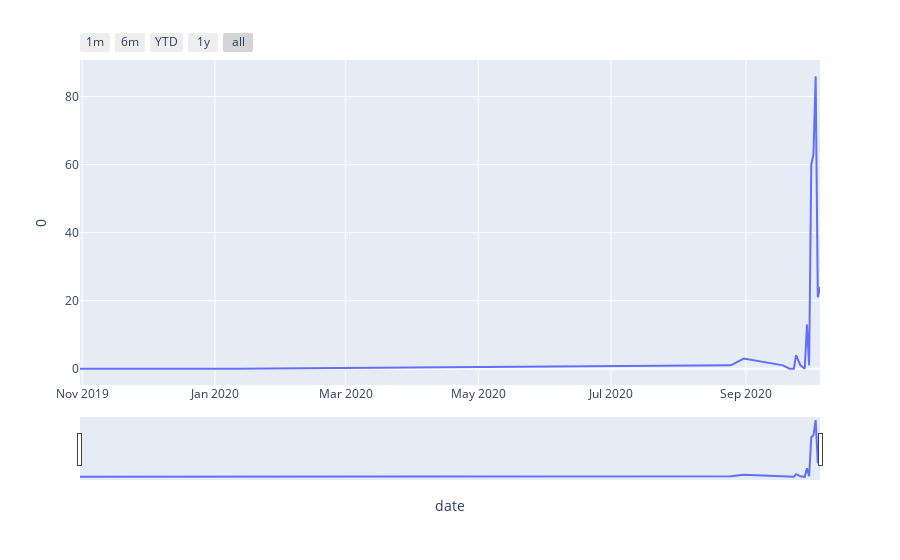

This figure's notebook cell:
### Code cell
test.word_in_time('квартира')

### Figure 1 — Plotly figure (JSON) as saved in the notebook; plotly's stock layout.template omitted (floating-point values rounded to 4 significant figures)
{"data": [{"hovertemplate": "date=%{x}<br>0=%{y}<extra></extra>", "legendgroup": "", "line": {"color": "#636efa", "dash": "solid"}, "mode": "lines", "name": "", "orientation": "v", "showlegend": false, "type": "scatter", "x": ["2019-10-31T00:00:00", "2020-01-10T00:00:00", "2020-08-25T00:00:00", "2020-08-31T00:00:00", "2020-09-18T00:00:00", "2020-09-21T00:00:00", "2020-09-23T00:00:00", "2020-09-24T00:00:00", "2020-09-26T00:00:00", "2020-09-28T00:00:00", "2020-09-29T00:00:00", "2020-09-30T00:00:00", "2020-10-01T00:00:00", "2020-10-02T00:00:00", "2020-10-03T00:00:00", "2020-10-04T00:00:00", "2020-10-05T00:00:00"], "xaxis": "x", "y": [0, 0, 1, 3, 1, 0, 0, 4, 1, 0, 13, 1, 60, 63, 86, 21, 24], "yaxis": "y"}], "layout": {"legend": {"tracegroupgap": 0}, "margin": {"t": 60}, "xaxis": {"anchor": "y", "domain": [0, 1], "rangeselector": {"buttons": [{"count": 1, "label": "1m", "step": "month", "stepmode": "backward"}, {"count": 6, "label": "6m", "step": "month", "stepmode": "backward"}, {"count": 1, "label": "YTD", "step": "year", "stepmode": "todate"}, {"count": 1, "label": "1y", "step": "year", "stepmode": "backward"}, {"step": "all"}]}, "rangeslider": {"visible": true}, "title": {"text": "date"}}, "yaxis": {"anchor": "x", "domain": [0, 1], "title": {"text": "0"}}}}
